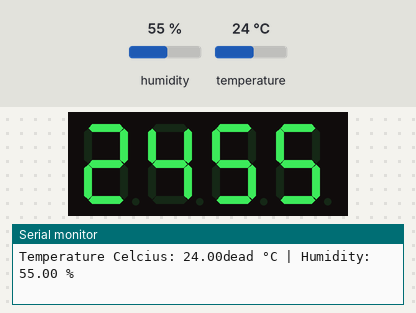
Recording of a sketch running on a simulated Arduino Uno, built with avr-gcc and run on an emulated ATmega328P. Shown: 4-digit seven-segment display, the last lines printed to the serial monitor. The inputs (shaded band) are chosen by the test bench; at power-on: temperature 24 °C, humidity 55 %.

Above: at 2.8 s.
2.9 s: temperature set to 30 °C
At 4.7 s:
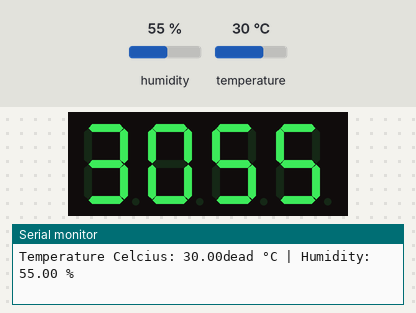
5.6 s: temperature set to 33 °C
At 6.7 s:
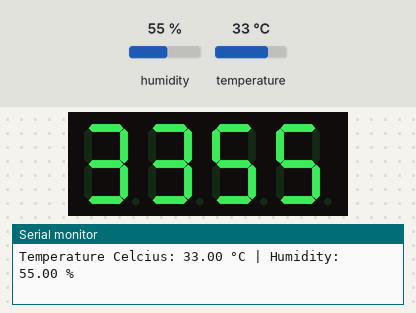
8.3 s: humidity set to 22 %
At 10.7 s:
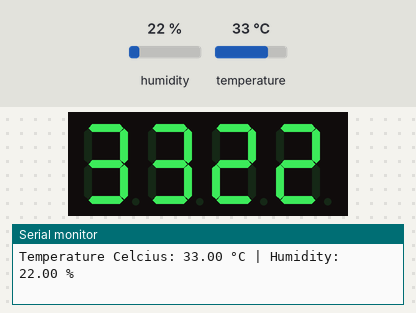
11.7 s: humidity set to 40 %
At 12.7 s:
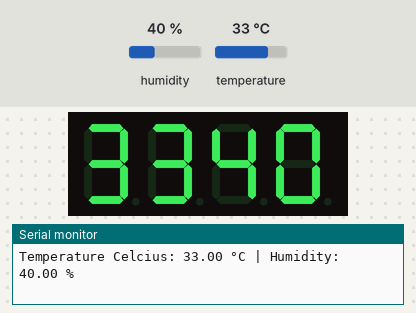
Timing chart, 0 to 14.7 s (numbered marks = the images above; inputs shaded):
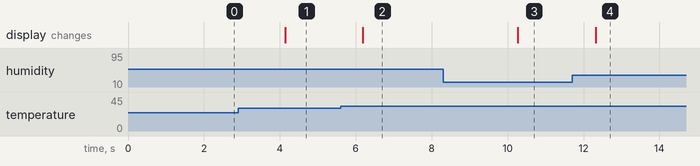

Measured:
- after the input at 2.9 s, the display: changes after 1.2 s (image 1)
- after the input at 5.6 s, the display: changes after 0.58 s (image 2)
- after the input at 8.3 s, the display: changes after 2.0 s (image 3)
- after the input at 11.7 s, the display: changes after 0.62 s (image 4)

The sketch:

dhtwithdisplay.ino
```cpp
#include <DHT.h>
#include <TM1637Display.h>
#define DHTPIN 3 // Replace with the digital pin connected to the DHT sensor
#define DHTTYPE DHT11 // Use DHT11 or DHT22 based on your sensor
#define CLK 4
#define DIO 5
DHT dht(DHTPIN, DHTTYPE);
TM1637Display display(CLK, DIO); // CLK to D3, DIO to D4
void setup() {
 Serial.begin(9600);
 dht.begin();
 display.setBrightness(0x0e); // Adjust brightness (0x00 to 0x0f)
}
void loop() {
 float humidity = dht.readHumidity();
 float temperature = dht.readTemperature();
 Serial.print("Temperature Celcius: ");
 Serial.print(temperature);
 if(temperature<=31){
  Serial.print("dead");
 }
 Serial.print(" °C | Humidity: ");
 Serial.print(humidity);
 Serial.println(" %");
 if (isnan(humidity) || isnan(temperature)) {
 display.showNumberDec(8888); // Display "8888" if there's an error
 } else {
 // Display temperature and humidity on the TM1637 module
 int tempInt = static_cast<int>(temperature);
 int humInt = static_cast<int>(humidity);
 int combined = tempInt * 100 + humInt;
 display.showNumberDec(combined);
 }
 delay(2000); // Update every 2 seconds
}
```
